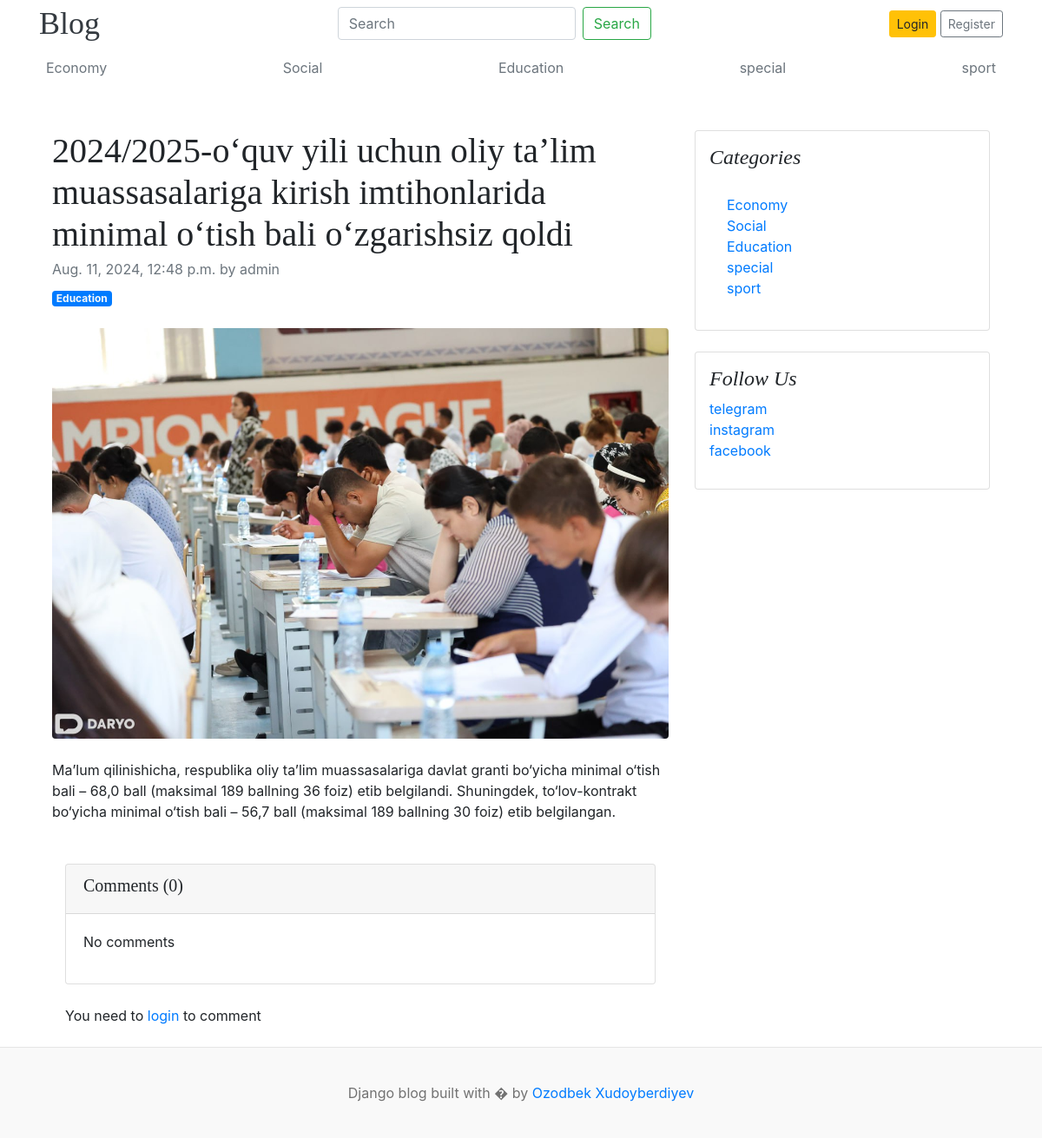
Page /blogs/20242025-oquv-yili-uchun-oliy-talim-muassasalariga-kirish-imtihonlarida-minimal-otish-bali-ozgarishsiz-qoldi9/ on the earlier database version.
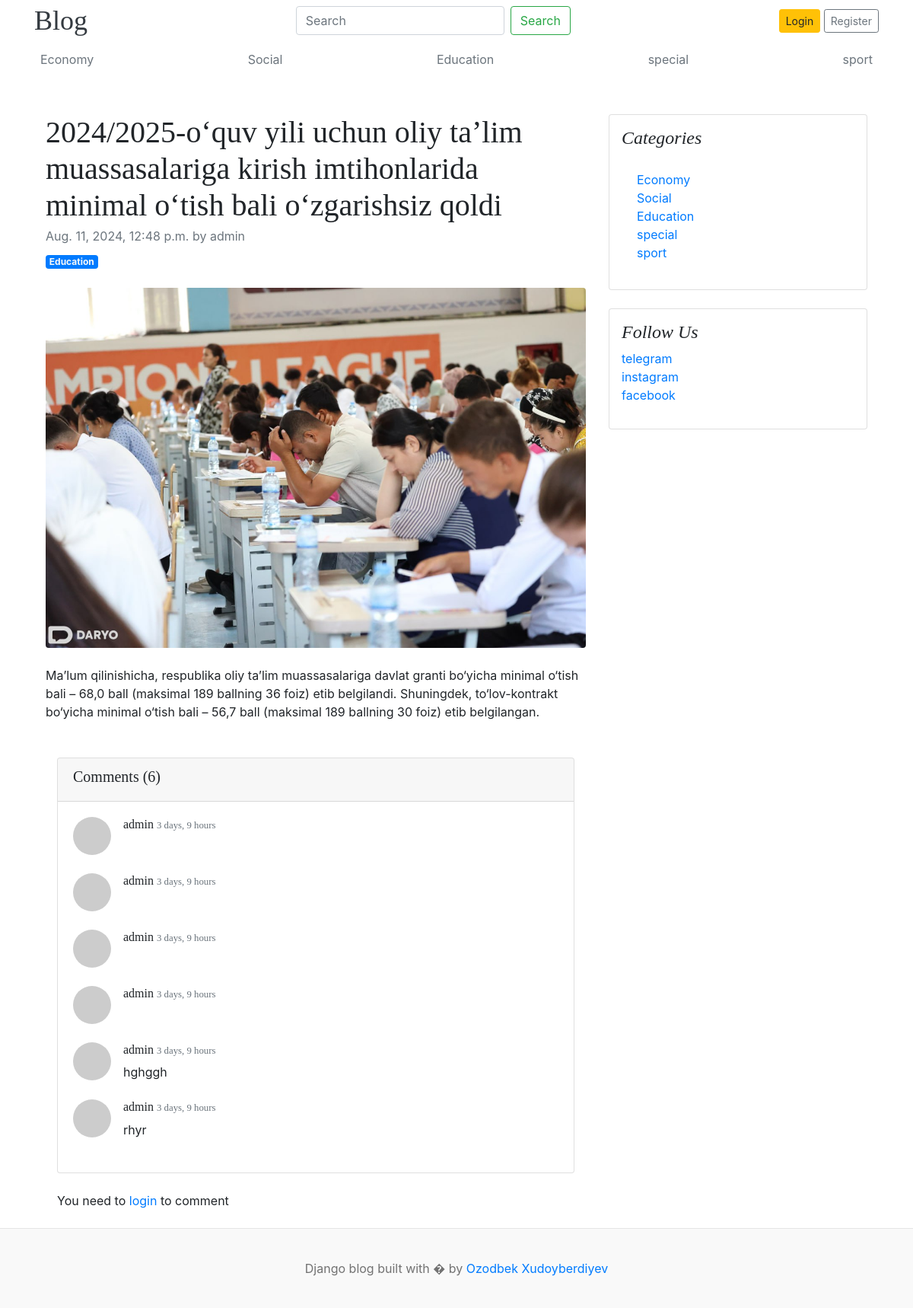
Same page on the later database version.
### blogs/models.py (models this page shows, shortened)
class Category(models.Model):
    name = models.CharField(max_length=100)
    created_at = models.DateTimeField(auto_now_add=True)
    updated_at = models.DateTimeField(auto_now=True)
    def __str__(self) -> str:
        return self.name
    class Meta:
        verbose_name_plural="Categories"
        verbose_name="Category"

class Blog(models.Model):
    title = models.CharField(max_length=200)
    slug = models.SlugField(unique=True, null=False)
    category = models.ForeignKey(Category, on_delete=models.SET_NULL, null=True)
    author = models.ForeignKey(User, on_delete=models.SET_NULL, null=True)
    featured_image = models.ImageField(upload_to='uploads/%Y/%m/%d')
    short_description = models.CharField(max_length=200)
    body = models.TextField(max_length=2000)
    status = models.IntegerField(choices=STATUS_CHOICES, default=0)
    is_featured = models.BooleanField(default=False)
    created_at = models.DateTimeField(auto_now_add=True)
    updated_at = models.DateTimeField(auto_now=True)

class Comment(models.Model):
    blog = models.ForeignKey(Blog,on_delete=models.CASCADE)
    user = models.ForeignKey(User,on_delete=models.CASCADE)
    text = models.TextField()
    created_at = models.DateTimeField(auto_now_add=True)
    updated_at = models.DateTimeField(auto_now=True)

### settingapp/models.py (models this page shows, shortened)
class Social_links(models.Model):
    name = models.CharField(max_length=100)
    link = models.URLField(unique=True )

### blogs/views.py (the view, shortened to what this page needs)
# urls.py: path('blogs/<slug:link>/',single_blog,name='single_blog'),
def single_blog(request,link):
    blog = get_object_or_404(Blog,slug=link)
    if request.method == "GET":
        comments = Comment.objects.filter(blog=blog)
        comment_count = comments.count()
        context = {
            'blog':blog,
            'comments':comments,
            'comment_count':comment_count
        }
        return render(request,'single-blog.html',context)

### blogs/context_processor.py (called while the page is built)
def get_categories(request):
    categories = Category.objects.all()
    return {'categories':categories}

### settingapp/context_processor.py (called while the page is built)
def get_social_links(request):
    social_links = Social_links.objects.all()
    return {'social_links':social_links}

### template/single-blog.html
{% extends 'base.html' %} {% load static%} {% block content %}
<div class="container mt-5">
  <div class="row">
    <div class="col-lg-8">
      <article>
        <header class="mb-4">
          <h1 class="fw-bolder mb-1">{{blog.title}}</h1>
          <div class="text-muted fst-italic mb-2">
            {{blog.created_at}} by {{blog.author}}
          </div>
          <a
            class="badge bg-primary text-decoration-none text-light"
            href="{% url 'posts_by_category' blog.category.id %}"
            >{{blog.category}}</a
          >
        </header>
        <figure class="mb-4">
          <img
            class="img-fluid rounded"
            src="{{blog.featured_image.url}}"
            alt="..."
          />
        </figure>
        <section class="mb-5">
          <p class="fs-5 mb-4">{{blog.body}}</p>
        </section>
        <div class="container mt-5">
          <div class="card">
            <div class="card-header">
              <h5>Comments ({{comment_count}})</h5>
            </div>
            <div class="card-body">
              {% if comments %}
              {% for comment in comments %}
              <div class="media mb-4">
                <img
                  src="https://via.placeholder.com/50"
                  class="mr-3 rounded-circle"
                  alt="User"
                />
                <div class="media-body">
                  <h6 class="mt-0">
                    {{comment.user}}
                    <small class="text-muted">
                      {{comment.created_at|timesince}}</small
                    >
                  </h6>
                  {{comment.text}}
                </div>
              </div>
              {% endfor %} {% else %}
              <p class="m">No comments</p>
              {% endif %}
            </div>
          </div>
        </div>
        <div class="container mt-2 mb-3">
          {% if user.is_authenticated %}
          <div class="card">
            <form action="" method="post">
              {% csrf_token %}
              <div class="form-group">
                <div class="card-header">
                  <label for="comment">Add a Comment</label>
                </div>
                <textarea
                  class="form-control"
                  id="comment"
                  rows="3"
                  placeholder="Write your comment here..."
                  name="comment"
                ></textarea>
              </div>
              <button type="submit" class="btn btn-primary">Add comment</button>
            </form>
          </div>
          {% else %}
          <div class="my-4">You need to <a href="{% url 'login' %}">login</a> to comment</div>
          {% endif %}
        </div>
      </article>
    </div>
    <div class="col-lg-4">
      <div class="card mb-4 p-3">
        <h4 class="font-italic">Categories</h4>
        <div class="card-body">
          <div class="row">
            <div class="col-sm-6">
              <ul class="list-unstyled mb-0">
                {% for category in categories %}
                <li>
                  <a href="{% url 'posts_by_category' category.id %}"
                    >{{category.name}}</a
                  >
                </li>
                {% endfor %}
              </ul>
            </div>
          </div>
        </div>
      </div>
      <div class="card mb-4 p-3">
        <h4 class="font-italic">Follow Us</h4>
        <ol class="list-unstyled">
          {% for links in social_links %}
          <li><a href="{{links.link}}">{{links.name}}</a></li>
          {% endfor%}
        </ol>
      </div>
    </div>
  </div>
</div>
{% endblock %}

### template/base.html (shortened to what this page needs)
{% load static %}
<!DOCTYPE html>
<html lang="en">
  <head>
    <link
      href="https://getbootstrap.com/docs/4.0/dist/css/bootstrap.min.css"
      rel="stylesheet"
    />
    <link href="{% static 'css/blog.css' %}" rel="stylesheet" />
  </head>
  <body>
    <div class="container">
      <nav class="navbar navbar-expand-lg navbar-light p-0 bg-white">
        <div class="m-0">
          <a class="blog-header-logo text-dark ml-0" href="/">Blog</a>
        </div>
        <div class="collapse navbar-collapse" id="navbarSupportedContent">
          <form action="{% url 'search' %}" method="get" class="form-inline my-2 my-lg-0 ml-auto">
            <input
              class="form-control mr-sm-2"
              type="search"
              placeholder="Search"
              aria-label="Search"
              name="keyword"
              value="{{keyword}}"
            />
            <button class="btn btn-outline-success my-2 my-sm-0" type="submit">
              Search
            </button>
          </form>
          <ul class="navbar-nav ml-auto">
            {% if user.is_authenticated %}
            <a class="btn text-dark border " href="#">User:&nbsp;{{user}}</a>
            &nbsp;&nbsp;
            <a class="btn btn-primary " href="{% url 'dashboard' %}">Dashboard</a>
            &nbsp;&nbsp;
            <a class="btn  btn-warning" href="{% url 'logout' %}"
              >Logout</a
            >
            &nbsp; {% else %}
             <a class="btn btn-sm btn-warning" href="{% url 'login' %}">Login</a>
            <a
              class="btn btn-sm btn-outline-secondary"
              href="{% url 'register' %}"
              >Register</a
            >
            {% endif %}
          </ul>
        </div>
      </nav>
      <div class="nav-scroller py-1 mb-2">
        <nav class="nav d-flex justify-content-between">
          {% for category in categories %}
          <a
            class="p-2 text-muted"
            href="{% url 'posts_by_category' category.id %}"
            >{{category}}</a
          >
          {% endfor %}
        </nav>
      </div>
      {% block content %} {% endblock %}
    </div>
    <footer class="blog-footer">
      <p>Django blog built with � by <a href="#">Ozodbek Xudoyberdiyev</a></p>
    </footer>
  </body>
</html>

### blog_site/static/css/blog.css (style rules this page uses)
.blog-header-logo { font-family: "Playfair Display", Georgia, "Times New Roman", serif; font-size: 2.25rem; }
h1, h2, h3, h4, h5, h6 { font-family: "Playfair Display", Georgia, "Times New Roman", serif; }
.blog-footer { padding: 2.5rem 0; color: #727272; text-align: center; background-color: #f9f9f9; border-top: .05rem solid #e5e5e5; }
.blog-footer p:last-child { margin-bottom: 0; }

Differences in the rows shown:
added Comment: user "admin", created_at "3 days, 9 hours"
added Comment: user "admin", created_at "3 days, 9 hours"
added Comment: user "admin", created_at "3 days, 9 hours"
added Comment: user "admin", created_at "3 days, 9 hours"
added Comment: user "admin", created_at "3 days, 9 hours", text "hghggh"
added Comment: user "admin", created_at "3 days, 9 hours", text "rhyr"
Other differences:
{{ comment_count }}: "0" → "6"
text no longer shown: "No comments"
